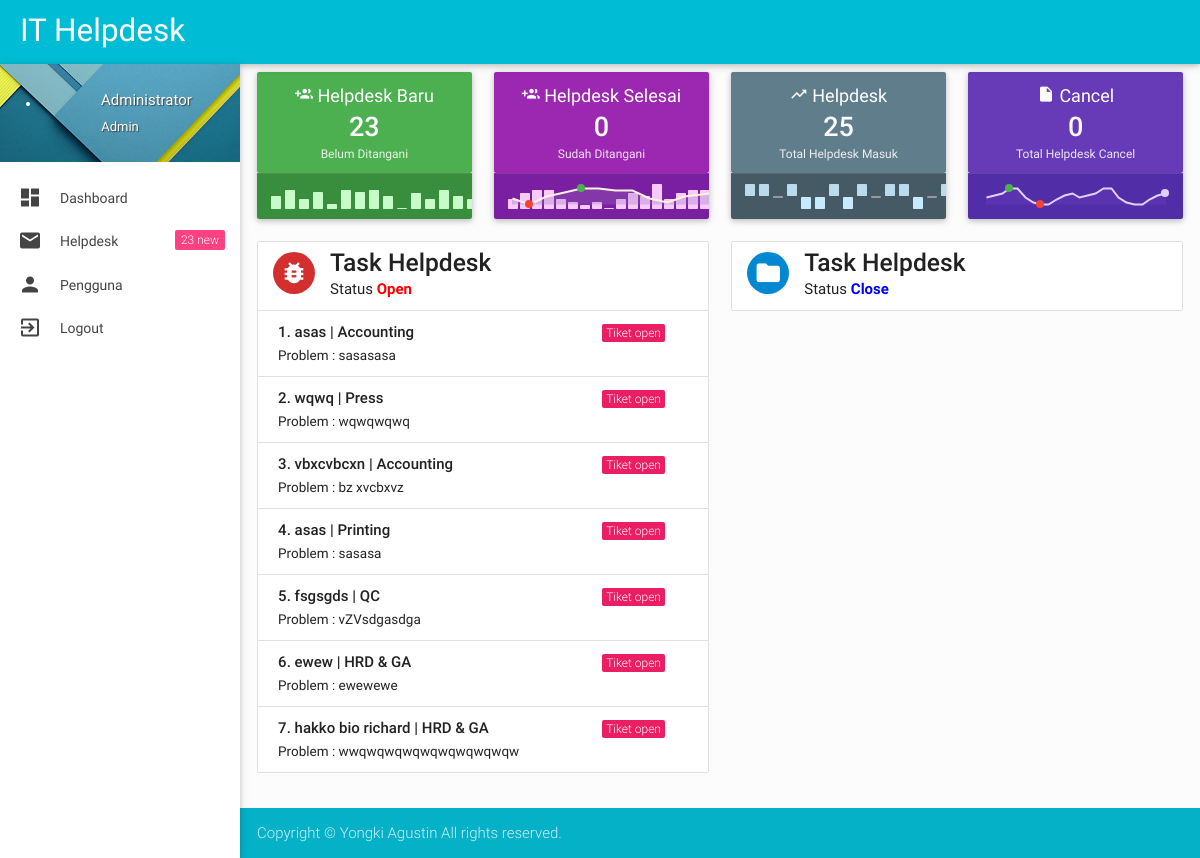
The page /admin/index.php (signed in) on the database its author committed.
### tables this page shows
CREATE TABLE `tiket` (
  `id_tiket` varchar(20) NOT NULL,
  `tanggal` date NOT NULL,
  `pc_no` varchar(10) NOT NULL,
  `nama` varchar(50) NOT NULL,
  `email` varchar(50) NOT NULL,
  `departemen` varchar(50) NOT NULL,
  `problem` varchar(200) NOT NULL,
  `penanganan` varchar(200) NOT NULL,
  `status` varchar(30) NOT NULL
);

### admin/index.php (the view, shortened to what this page needs)
<?php
if (empty($_SESSION['username'])){
	header('location:../index.php');
} else {
?>
<!DOCTYPE html>
<html lang="en">
<?php include "head.php"; ?>
<body>
    <?php include "header.php"; ?>
    <div id="main">
        <div class="wrapper">
            <?php include "menu.php"; ?>
<?php } ?>
            <section id="content">
                <div class="container">
                    <div id="card-stats">
                        <div class="row">
                        <?php $tampil=mysqli_query($koneksi, "select * from tiket where status='open'");
                        $total=mysqli_num_rows($tampil);
                        ?>
                            <div class="col s12 m6 l3">
                                <div class="card">
                                    <div class="card-content  green white-text">
                                        <p class="card-stats-title"><i class="mdi-social-group-add"></i> Helpdesk Baru</p>
                                        <h4 class="card-stats-number"><?php echo $total; ?></h4>
                                        <p class="card-stats-compare"> <span class="green-text text-lighten-5">Belum Ditangani</span>
                                        </p>
                                    </div>
                                    <div class="card-action  green darken-2">
                                        <div id="clients-bar"></div>
                                    </div>
                                </div>
                            </div>
                            <?php $tampil1=mysqli_query($koneksi, "select * from tiket where status='close'");
                        $total1=mysqli_num_rows($tampil1);
                        ?>
                            <div class="col s12 m6 l3">
                                <div class="card">
                                    <div class="card-content purple white-text">
                                        <p class="card-stats-title"><i class="mdi-social-group-add"></i> Helpdesk Selesai</p>
                                        <h4 class="card-stats-number"><?php echo $total1 ?></h4>
                                        <p class="card-stats-compare"> <span class="purple-text text-lighten-5">Sudah Ditangani</span>
                                        </p>
                                    </div>
                                    <div class="card-action purple darken-2">
                                        <div id="sales-compositebar"></div>
                                    </div>
                                </div>
                            </div>
                            <?php $tampil2=mysqli_query($koneksi, "select * from tiket order by id_tiket");
                        $total2=mysqli_num_rows($tampil2);
                        ?>
                            <div class="col s12 m6 l3">
                                <div class="card">
                                    <div class="card-content blue-grey white-text">
                                        <p class="card-stats-title"><i class="mdi-action-trending-up"></i> Helpdesk</p>
                                        <h4 class="card-stats-number"><?php echo $total2; ?></h4>
                                        <p class="card-stats-compare"> <span class="blue-grey-text text-lighten-5">Total Helpdesk Masuk</span>
                                        </p>
                                    </div>
                                    <div class="card-action blue-grey darken-2">
                                        <div id="profit-tristate"></div>
                                    </div>
                                </div>
                            </div>
                            <?php $tampil3=mysqli_query($koneksi, "select * from tiket where status = 'Cancel'");
                        $total3=mysqli_num_rows($tampil3);
                        ?>
                            <div class="col s12 m6 l3">
                                <div class="card">
                                    <div class="card-content deep-purple white-text">
                                        <p class="card-stats-title"><i class="mdi-editor-insert-drive-file"></i> Cancel</p>
                                        <h4 class="card-stats-number"><?php echo $total3; ?></h4>
                                        <p class="card-stats-compare"><span class="deep-purple-text text-lighten-5">Total Helpdesk Cancel</span>
                                        </p>
                                    </div>
                                    <div class="card-action  deep-purple darken-2">
                                        <div id="invoice-line"></div>
                                    </div>
                                </div>
                            </div>
                        </div>
                    </div>
                    <div id="work-collections">
                        <div class="row">
                            <div class="col s12 m12 l6">
                                <ul id="projects-collection" class="collection">
                                    <li class="collection-item avatar">
                                        <i class="mdi-action-bug-report circle red darken-2"></i>
                                        <span class="collection-header">Task Helpdesk</span>
                                        <p>Status <b style="color: red;">Open</b></p>
                                    </li>
                                    <?php
                    $query= "SELECT * FROM tiket WHERE status='open' limit 7";
                    $tampil=mysqli_query($koneksi, $query) or die(mysqli_error());
                    ?>
                    <?php
                    $no=0;
                    while($data=mysqli_fetch_array($tampil))
                    { $no++; ?>
                                    <li class="collection-item">
                                        <div class="row">
                                            <div class="col s9">
                                                <p class="collections-title"><?php echo $no; ?>. <?php echo $data['nama']; ?> | <?php echo $data['departemen']; ?></p>
                                                <p class="collections-content">Problem : <?php echo $data['problem']; ?></p>
                                            </div>
                                            <div class="col s3">
                                            <?php if($data['status'] == "open" ){
                                                 echo "<span class='task-cat pink'>Tiket $data[status]</span>";
                                                 } else if ($data['status'] == "close"){
                                                 echo "<span class='task-cat teal'>Tiket $data[status]</span>";
                                                 }
                                                ?>
                                            </div>
                                        </div>
                                    </li>
                         <?php
              }
              ?>
                                </ul>
                            </div>
                            <div class="col s12 m12 l6">
                                <ul id="issues-collection" class="collection">
                                    <li class="collection-item avatar">
                                        <i class="mdi-file-folder circle light-blue darken-2"></i>
                                        <span class="collection-header">Task Helpdesk</span>
                                        <p>Status <b style="color: blue;">Close</b></p>
                                    </li>
                                </ul>
                            </div>
                        </div>
                    </div>
                </div>
            </section>
        </div>
    </div>
    <?php include "footer.php"; ?>
</body>
</html>

### admin/css/style.css (style rules this page uses)
body { background-color: #fcfcfc; }
#main, footer { padding-left: 240px; }
.container { padding: 0 0.5rem; margin: 0 auto; max-width: 100% !important; width: 98%; }
#content .container .row { margin-bottom: 0; }
@media only screen and (min-width: 601px) { .container { width: 98%; } }
@media only screen and (min-width: 993px) { .container { width: 98%; } }
#card-stats .card-content { text-align: center; }
#card-stats .card-stats-title, #card-stats .card-stats-title i { font-size: 1.2rem; }
#card-stats .card-stats-compare { font-size: 1.0rem; }
#card-stats .card-stats-number { font-size: 1.8rem; line-height: 2.0rem; margin: 0.2rem 0 0.2rem 0; font-weight: 500; }
#work-collections .collection-header { font-size: 1.64rem; font-weight: 500; }
#work-collections .collection-item.avatar { height: auto; }
#work-collections p.collections-title { font-size: 1.0rem; padding: 0; margin: 0; font-weight: 500; }
#work-collections p.collections-content { font-size: 0.9rem; padding: 0; margin: 0; font-weight: 400; }
.task-cat { padding: 2px 4px; color: #fff; font-weight: 300; font-size: 0.8rem; -webkit-border-radius: 2px; -moz-border-radius: 2px; border-radius: 2px; background-clip: padding-box; }
.collection .collection-item.avatar i.circle { font-size: 28px; }
#chart-dashboard .card .card-content, #card-stats .card .card-content, #card-stats .card .card-action { padding: 10px 14px; }
@media only screen and (min-device-width : 768px) and (max-device-width : 1024px) { #card-stats .card-stats-compare { font-size: 0.8rem; } }

### rows shown on the page
tiket: nama "asas", departemen "Accounting", problem "sasasasa", status "open"
tiket: nama "wqwq", departemen "Press", problem "wqwqwqwq", status "open"
tiket: nama "vbxcvbcxn", departemen "Accounting", problem "bz xvcbxvz", status "open"
tiket: nama "asas", departemen "Printing", problem "sasasa", status "open"
tiket: nama "fsgsgds", departemen "QC", problem "vZVsdgasdga", status "open"
tiket: nama "ewew", departemen "HRD & GA", problem "ewewewe", status "open"
tiket: nama "hakko bio richard", departemen "HRD & GA", problem "wwqwqwqwqwqwqwqwqwqw", status "open"

### other values the page prints
$_SESSION['fullname'] "Administrator"
$_SESSION['level'] "Admin"
$total2 "23"
$total "23"
$total1 "0"
$total2 "25"
$total3 "0"
